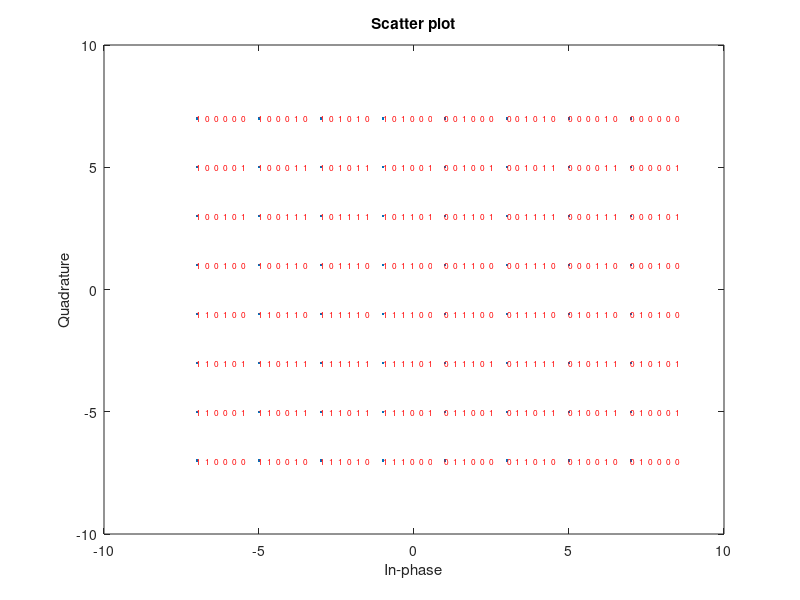

Write MATLAB code to recreate this figure.
close all; 
clear all;
L=8; 
l=log2(L);
k=2*l;
core=[1+1i;1-1i;-1+1i;-1-1i]; 
mapping=core;
if(l>1)
 for j=1:l-1
 mapping=mapping+j*2*core(1);
 mapping=[mapping;conj(mapping)];
 mapping=[mapping;-conj(mapping)];
 end
end
scatterplot(mapping);
for i=1:length(mapping)
text(real(mapping(i)),imag(mapping(i)),num2str(de2bi(i-1,k,'left-msb')),'Color','red','FontSize', 6);
end






